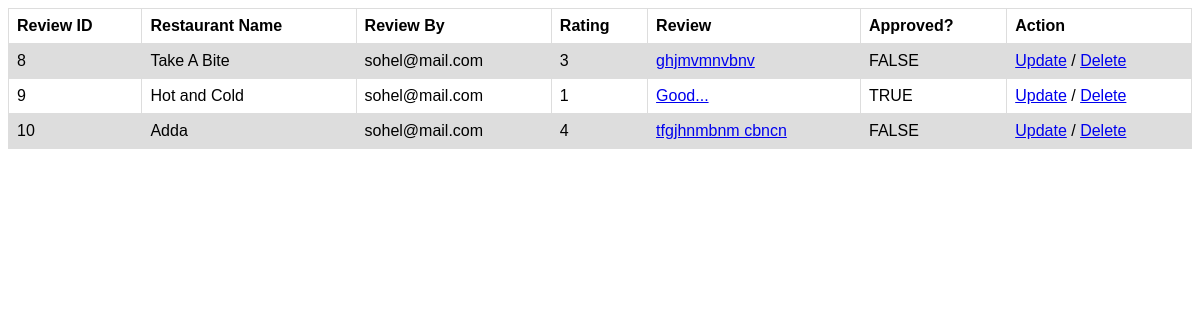
Page /backend/restaurant_r.php (signed in) on the committed database.
### tables this page shows
CREATE TABLE `r_review` (
  `reviewID` int(11) NOT NULL,
  `rid` int(11) NOT NULL,
  `addedBy` varchar(50) NOT NULL,
  `rating` int(11) NOT NULL,
  `review` text NOT NULL,
  `approval` varchar(7) NOT NULL
);

CREATE TABLE `restaurant` (
  `rid` int(10) NOT NULL,
  `name` varchar(100) NOT NULL,
  `area` varchar(50) NOT NULL,
  `address` text NOT NULL,
  `addedBy` varchar(50) NOT NULL,
  `approval` varchar(7) NOT NULL
);

### backend/session.php (called while the page is built, shortened)
<?php
   require 'db_connection.php';
   $user_check = $_SESSION['email'];
   $ses_sql = mysqli_query($conn,"select * from user where email = '$user_check' ");
   $row = mysqli_fetch_array($ses_sql);
   $usertype = $row['usertype'];
?>

### backend/restaurant_r.php (the view, shortened to what this page needs)
<?php
    require 'session.php';
    if ($usertype=='admin' || $usertype=='moderator') {
        $sql1 = "SELECT r_review.reviewID, restaurant.name, r_review.addedBy, r_review.rating, r_review.review, r_review.approval FROM r_review JOIN restaurant WHERE r_review.rid = restaurant.rid ";
        if($result = mysqli_query($conn, $sql1)){
            if(mysqli_num_rows($result) > 0)
            { ?>
                <table>
                    <tr>
                        <th>Review ID</th>
                        <th>Restaurant Name</th>
                        <th>Review By</th>
                        <th>Rating</th>
                        <th>Review</th>
                        <th>Approved?</th>
                        <th>Action</th>
                    </tr>
              <?php  while($row = mysqli_fetch_array($result))
            { ?>
                    <tr>
                        <td> <?php echo $row['reviewID'] ?> </td>
                        <td> <?php echo $row['name'] ?> </td>
                        <td> <?php echo $row['addedBy'] ?> </td>
                        <td> <?php echo $row['rating'] ?> </td>
                        <td> <a href="r_rev_full.php?id=<?php echo $row['reviewID'] ?>" target="_blank"><?php echo $row['review'] ?> </a> </td>
                        <td> <?php echo $row['approval'] ?> </td>
                        <td>
                          <a href="update_r_rev.php?id=<?php echo $row['reviewID']; ?> " target="_blank"><span class="edit" title="Edit"> Update</span></a> /
                          <a href="delete_res_rev.php?id=<?php echo $row['reviewID']; ?>" onclick="return confirm('Are you sure you wish to delete this Record?');">
                              <span class="delete" title="Delete"> Delete</span>
                          </a>
                      </td>
                    </tr>
        <?php        }
                echo "</table>";
            } else{
                echo "No records matching your query were found.";
            }
        }
        else {
            echo "ERROR: Could not execute $sql. " . mysqli_error($conn);
        }
    }
?>
<!DOCTYPE html>
<html lang="en">
<head>
</head>
<body>
</body>
</html>

### backend/restaurant_r.php (style rules this page uses)
table { font-family: arial, sans-serif; border-collapse: collapse; width: 100%; }
td, th { border: 1px solid #dddddd; text-align: left; padding: 8px; }
tr:nth-child(even) { background-color: #dddddd; }

### rows in the picture
r_review: reviewID "8", rid.name "Take A Bite", addedBy "sohel@mail.com", rating "3", review "ghjmvmnvbnv", approval "FALSE"
r_review: reviewID "9", rid.name "Hot and Cold", addedBy "sohel@mail.com", rating "1", review "Good...", approval "TRUE"
r_review: reviewID "10", rid.name "Adda", addedBy "sohel@mail.com", rating "4", review "tfgjhnmbnm cbncn", approval "FALSE"
